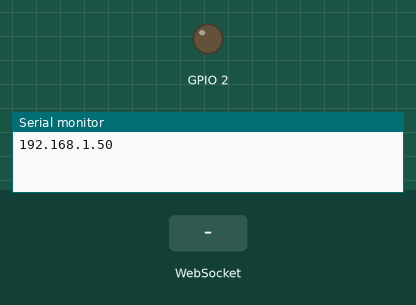
A sketch run on a simulated ESP32. On the bench: output pins drawn as LEDs (lit = HIGH), the last lines printed to the serial monitor. The inputs (shaded band) are chosen by the test bench. WiFi joins after 1.5 s; servers stay silent unless stated.

Above: at 5.9 s.
6.0 s: WebSocket text "0" received
7.5 s: WebSocket text "1" received
At 8.1 s:
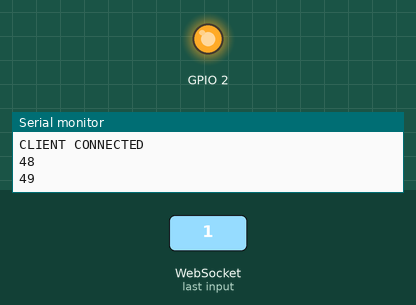
Timing chart, 0 to 10.5 s (numbered marks = the images above; inputs shaded):
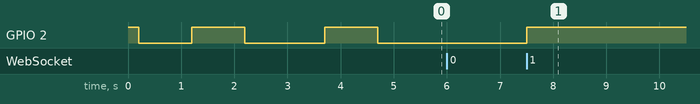

The sketch:

websocketserversample.ino
```cpp
//SET IMPORTS
#include "websocketservesample.h"
#include <WebSocketsServer.h>
//SET NAMESPACES
using namespace websocketservesample;
//GLOBALS
Pin incorporatedLed(2);
WifiManager wifi("YOUR_SSID", "YOUR_PASSWD");
WebSocketsServer ws = WebSocketsServer(80);

void onWebSocketEvent(u_int8_t num, WStype_t type, u_int8_t* payload, size_t length) {
  switch (type) {
    case WStype_CONNECTED:
      Serial.println("CLIENT CONNECTED");
      ws.sendTXT(num, "OK", 2);
      break;
    case WStype_TEXT:
      Serial.println((int)(*payload));
      //48 IS "0" IN ASCII
      switch ((int)(*payload)) {
        case 48:
          incorporatedLed.write(LOW);
          ws.sendTXT(num, "OFF", 3);
          break;
        case 48 + 1:
          incorporatedLed.write(HIGH);
          ws.sendTXT(num, "ON", 2);
          break;
      }
      break;
    case WStype_DISCONNECTED:
      Serial.println("CLIENT DISCONNECTED");
      break;
  }
}

void setup() {
  Serial.begin(115200);
  Utils::turnOnSignal(2);
  wifi.begin();
  incorporatedLed.write(HIGH);
  delay(1000);
  incorporatedLed.write(LOW);
  ws.begin();
  ws.onEvent(onWebSocketEvent);
}

void loop() {
  ws.loop();
}
```

pin.cpp
```cpp
#include "esp32-hal.h"
#include "websocketservesample.h"
namespace websocketservesample {
Pin::Pin(int pin) {
  this->pin = pin;
}
void Pin::pinOutput() {

  pinMode(pin, OUTPUT);
}
void Pin::pinInput() {
  pinMode(pin, INPUT);
}
int Pin::read() {
  return digitalRead(pin);
}
int Pin::readAnalog() {
  return analogRead(pin);
}
void Pin::write(int value) {
  digitalWrite(pin, value);
}
void Pin::writeAnalog(int value) {
  analogWrite(pin, value);
}
}
```

utils.cpp
```cpp
#include "esp32-hal.h"
#include "websocketservesample.h"
#include <WiFi.h>
#include <Esp.h>

namespace websocketservesample {
unsigned int Utils::seconds() {
  return (unsigned int)(millis() / 1000);
}
void Utils::turnOnSignal(int pin) {
  Pin incorporatedLed(pin);
  incorporatedLed.pinOutput();
  incorporatedLed.write(HIGH);
  delay(200);
  incorporatedLed.write(LOW);
  delay(1000);
  incorporatedLed.write(HIGH);
  delay(1000);
  incorporatedLed.write(LOW);
}
}
```

websocketservesample.h
```cpp
#include "esp32-hal.h"
#include <WiFi.h>
#ifndef websocketservesample_h
#define websocketservesample_h
namespace websocketservesample {
/**
*/
class Utils {
public:
  static unsigned int seconds();
  static void turnOnSignal(int pin);
};
/**
*/
class Pin {
public:
  Pin(int pin);
  void pinOutput();
  void pinInput();
  int read();
  int readAnalog();
  void write(int value);
  void writeAnalog(int value);
private:
  int pin;
};
/**
*/
class WifiManager {
public:
  WifiManager(char *ssid, char *passwd);
  void begin();
  const IPAddress *ip;
  const IPAddress *gateway;
private:
  char *ssid;
  char *passwd;
};
}
#endif
```

wifi.cpp
```cpp
#include "esp32-hal.h"
#include "websocketservesample.h"
#include <WiFi.h>
#include <Esp.h>

namespace websocketservesample {
WifiManager::WifiManager(char *ssid, char *passwd) {
  this->ssid = ssid;
  this->passwd = passwd;
}

void WifiManager::begin() {
  WiFi.config(IPAddress(192, 168, 1, 180), IPAddress(8, 8, 8, 8));
  WiFi.begin(ssid, passwd);
  WiFi.setAutoReconnect(true);
  while (WiFi.status() != WL_CONNECTED) {
    delay(500);
    if (websocketservesample::Utils::seconds() > 10) {
      if (Serial.availableForWrite()) {
        Serial.println("Error on connect network!");
      }
      ESP.restart();
      return;
    }
  }
  const IPAddress address = WiFi.gatewayIP();
  const IPAddress ip = WiFi.localIP();
  this->gateway = &address;
  this->ip = &ip;
  if (Serial.availableForWrite()) {
    Serial.println(ip);
  }
}
}
```

Measured:
- after the input at 7.5 s, GPIO 2: LOW → HIGH at once
